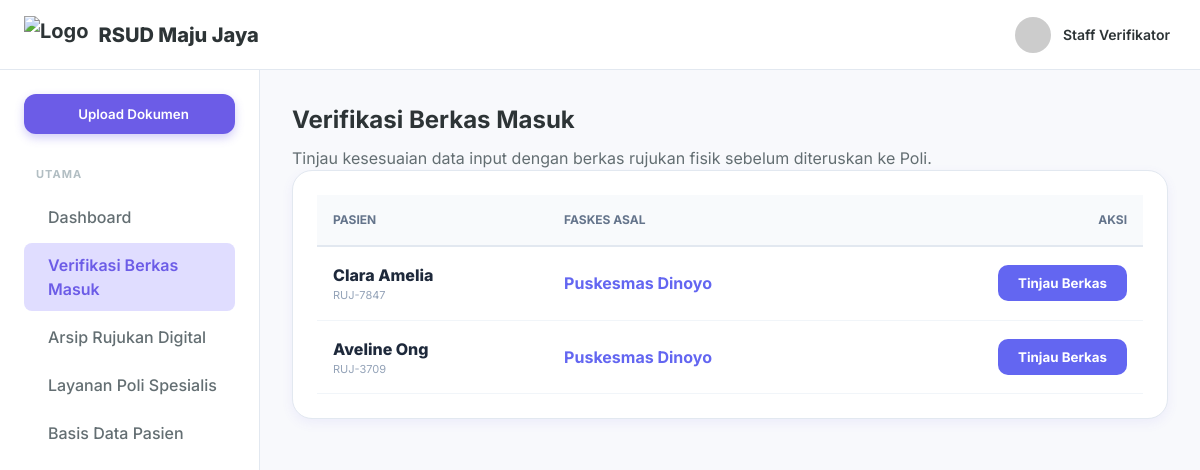
Before: /referral_verification.php with the older database file.
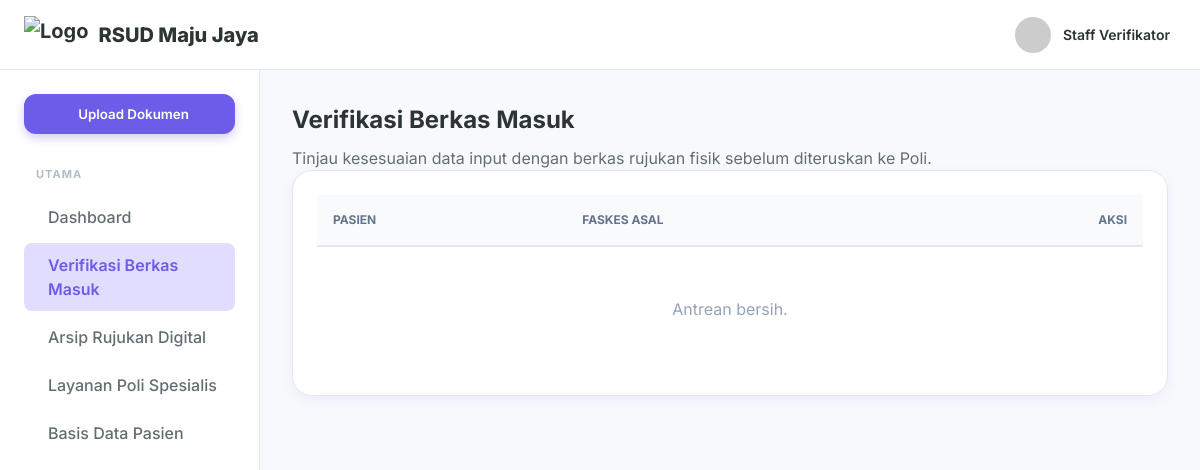
After: the same page with the newer database file.
### tables this page shows
CREATE TABLE referrals (
        id INTEGER PRIMARY KEY AUTOINCREMENT,
        referral_id TEXT UNIQUE NOT NULL,
        patient_name TEXT NOT NULL,
        patient_wa TEXT,
        faskes_wa TEXT,
        category TEXT,
        origin_faskes TEXT,
        insurance_type TEXT,
        card_number TEXT,
        diagnosis_initial TEXT,
        icd10 TEXT,
        therapy_initial TEXT,
        spec_diagnosis TEXT,
        follow_up_plan TEXT,
        letter_date TEXT,
        expiry_date TEXT,
        received_date TEXT,
        replied_at DATETIME,
        status_flow TEXT DEFAULT 'ENTRY',
        created_at DATETIME DEFAULT CURRENT_TIMESTAMP
    , faskes_kab_kota TEXT, faskes_tingkat TEXT, target_poli TEXT, target_kota TEXT, patient_status_peserta TEXT, medical_notes TEXT, doctor_name TEXT, birth_date TEXT, gender TEXT, is_deleted INTEGER DEFAULT 0, faskes_alamat TEXT, faskes_telp TEXT, faskes_email TEXT);

### config.php (called while the page is built, shortened)
<?php
$db_file = __DIR__ . '/dms_hospital.sqlite';
try {
    $pdo = new PDO("sqlite:" . $db_file);
    $pdo->setAttribute(PDO::ATTR_ERRMODE, PDO::ERRMODE_EXCEPTION);
    $pdo->setAttribute(PDO::ATTR_DEFAULT_FETCH_MODE, PDO::FETCH_ASSOC);
    class SQLiteCompatibilityLayer {
        private $pdo;
        public function __construct($pdo) {
            $this->pdo = $pdo;
        }
        public function query($sql) {
            try {
                $stmt = $this->pdo->query($sql);
                return new SQLiteResultWrapper($stmt);
            } catch (PDOException $e) {
                die("Database Error: " . $e->getMessage() . " (SQL: $sql)");
            }
        }
    }
    class SQLiteResultWrapper {
        private $data = [];
        private $index = 0;
        public function __construct($stmt) {
            $this->stmt = $stmt;
            if ($stmt) {
                $all = $this->stmt->fetchAll();
                $this->num_rows = count($all);
                $this->data = $all;
                $this->index = 0;
            }
        }
        public function fetch_assoc() {
            if (isset($this->data[$this->index])) {
                return $this->data[$this->index++];
            }
            return null;
        }
        public function data_seek($n) {
            $this->index = $n;
        }
    }
    $conn = new SQLiteCompatibilityLayer($pdo);
} catch (PDOException $e) {
    die("Koneksi SQLite Gagal: " . $e->getMessage());
}

### referral_verification.php (the view, shortened to what the changed rows need)
<?php
require_once 'config.php';
$sql_queue = "SELECT * FROM referrals WHERE status_flow = 'ENTRY' AND is_deleted = 0 ORDER BY created_at DESC";
$result = $conn->query($sql_queue);
if ($result->num_rows > 0) {
    $result->data_seek(0);
}
?>
<!DOCTYPE html>
<html lang="id">
<head>
    <link rel="stylesheet" href="styles.css">
</head>
<body>
    <div class="app-container">
        <div class="main-layout">
            <main class="content-area">
                <h1 class="page-title">Verifikasi Berkas Masuk</h1>
                <div class="card" style="border-radius:20px; overflow:hidden;">
                    <table style="width:100%; border-collapse:collapse;">
                        <thead>
                            <tr style="background:#f8fafc; border-bottom:2px solid #e2e8f0; font-size:12px; color:#64748b;">
                                <th style="padding:16px; text-align:left;">PASIEN</th>
                                <th style="padding:16px; text-align:left;">FASKES ASAL</th>
                                <th style="padding:16px; text-align:right;">AKSI</th>
                            </tr>
                        </thead>
                        <tbody>
                            <?php if ($result->num_rows > 0): ?>
                                <?php while($row = $result->fetch_assoc()): ?>
                                    <tr style="border-bottom:1px solid #f1f5f9;">
                                        <td style="padding:16px;">
                                            <div style="font-weight:800; color:#1e293b;"><?= $row['patient_name'] ?></div>
                                            <div style="font-size:11px; color:#94a3b8;"><?= $row['referral_id'] ?></div>
                                        </td>
                                        <td style="padding:16px; font-weight:700; color:#6366f1;"><?= $row['origin_faskes'] ?></td>
                                        <td style="padding:16px; text-align:right;">
                                            <button onclick="openVerif('<?= $row['referral_id'] ?>')" style="padding:10px 20px; background:#6366f1; color:white; border:none; border-radius:10px; cursor:pointer; font-weight:700;">Tinjau Berkas</button>
                                        </td>
                                    </tr>
                                <?php endwhile; ?>
                            <?php else: ?>
                                <tr><td colspan="3" style="padding:50px; text-align:center; color:#94a3b8;">Antrean bersih.</td></tr>
                            <?php endif; ?>
                        </tbody>
                    </table>
                </div>
            </main>
        </div>
    </div>
</body>
</html>

Changed rows visible on the page:
no longer on this page (row edited): referrals: patient_name "Clara Amelia", referral "RUJ-7847", origin_faskes "Puskesmas Dinoyo"
no longer on this page (row edited): referrals: patient_name "Aveline Ong", referral "RUJ-3709", origin_faskes "Puskesmas Dinoyo"
Other visible differences:
text now shown: "Antrean bersih."
